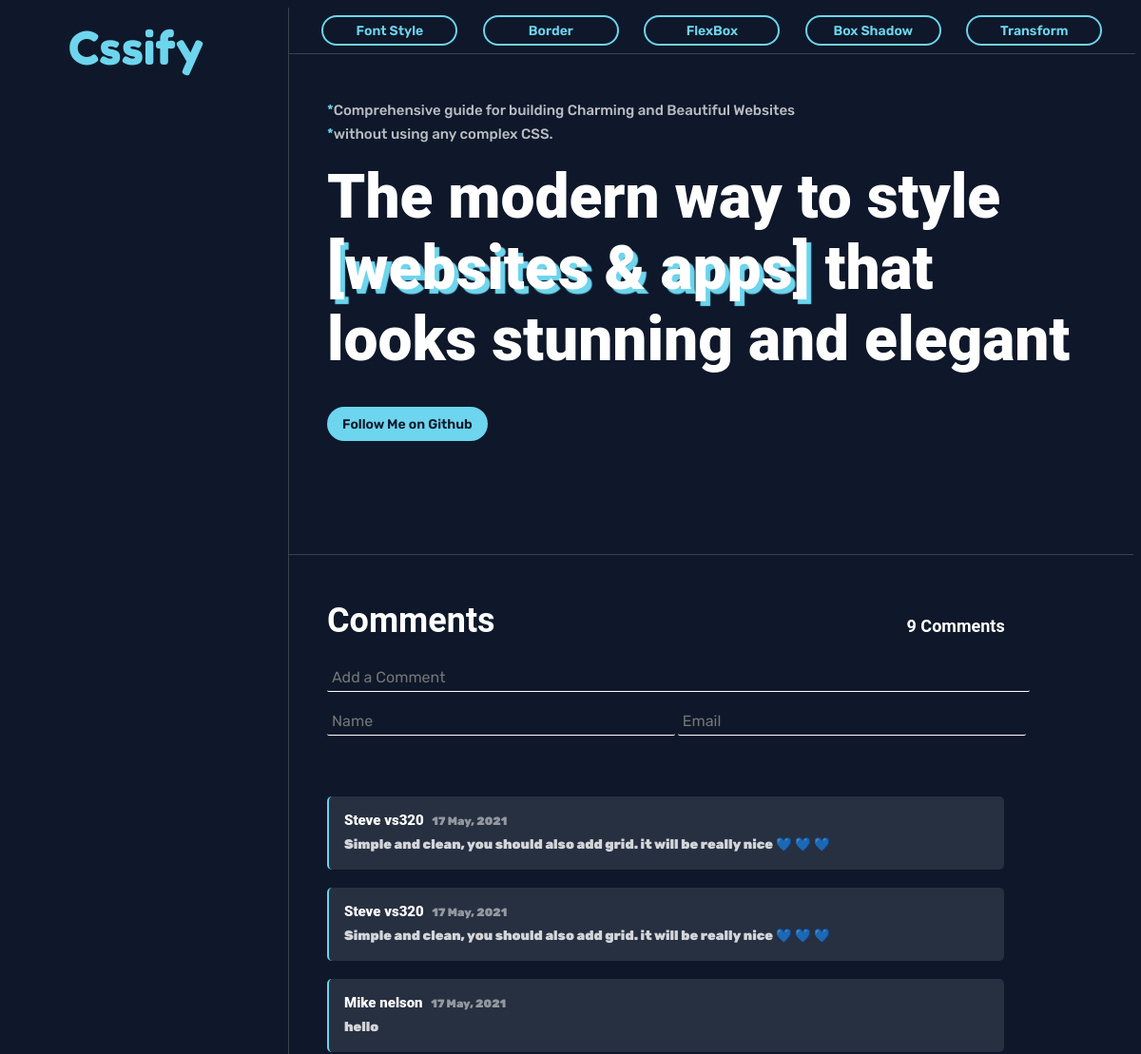
Before: / (upper part) with the older database file.
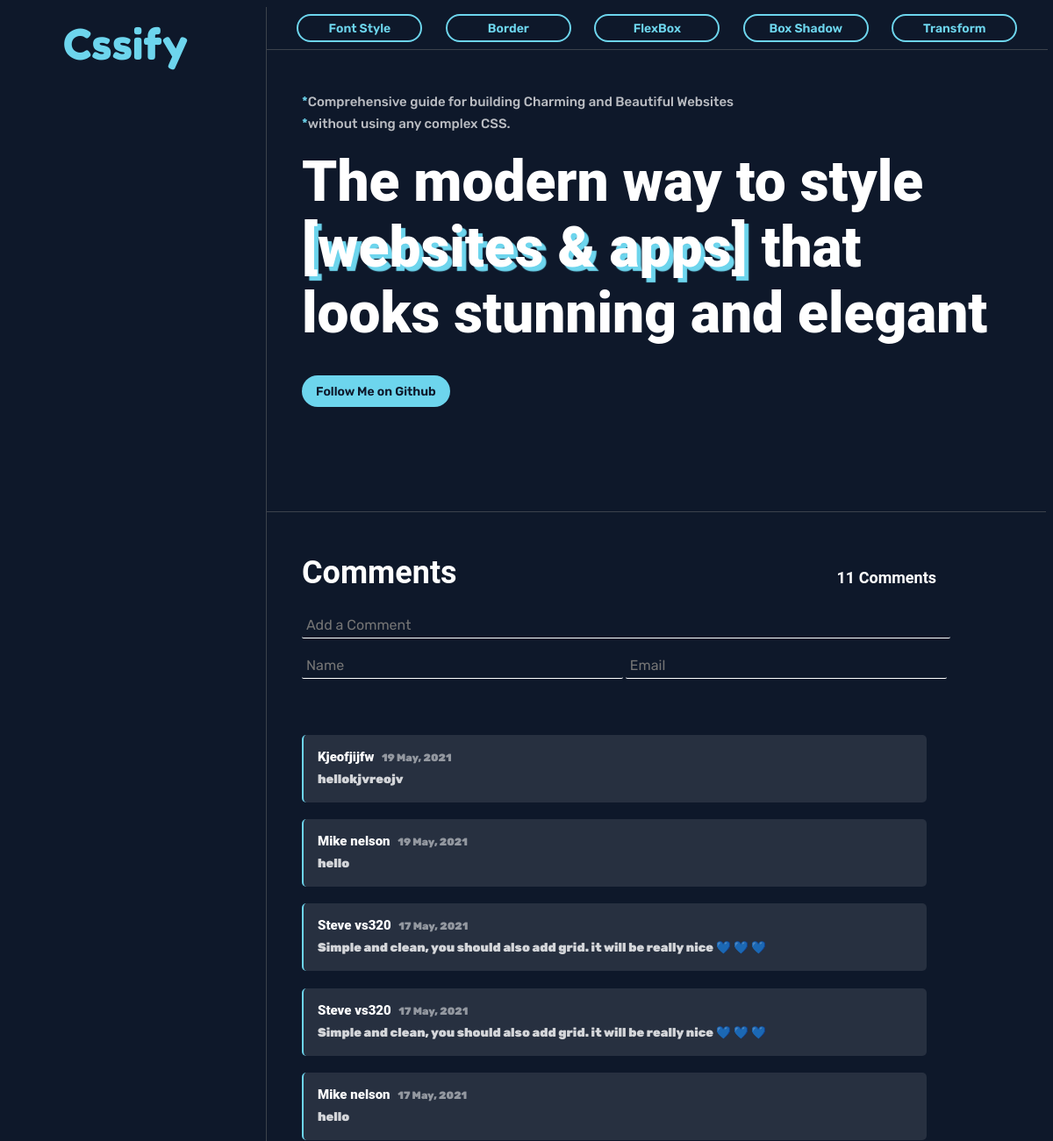
After: the same page with the newer database file.
### main/models.py (models this page shows)
class CommentSection(models.Model):
     name = models.CharField(max_length=126)
     email = models.EmailField(max_length=256)
     comment = models.CharField(max_length=1000)
     date_added = models.DateTimeField(auto_now_add=True, null=True)

### main/views.py (the view)
# urls.py: path('', views.HomeView, name='Home'),
def HomeView(request):
     return ViewGenerator(request, 'home.html')

### main/forms.py
class Comment_Section(forms.ModelForm):
     class Meta:
          model = CommentSection
          fields = ['name', 'email', 'comment']
          widgets = {
               'name': forms.TextInput(attrs={'class': 'comment-sec', 'placeholder': 'Name'}),
               'email': forms.TextInput(attrs={'class': 'comment-sec', 'placeholder': 'Email'}),
               'comment': forms.TextInput(attrs={'class': 'comment-sec', 'id':'body','placeholder': 'Add a Comment'})
          }

### main/utils.py (called while the page is built)
def Commments(request):
     form = Comment_Section(request.POST or None)
     if form.is_valid() :
          name = form.cleaned_data['name'].capitalize()
          CommentSection.objects.create(name=name, email=form.cleaned_data['email'],comment=form.cleaned_data['comment'])
          form = Comment_Section()
     comments = CommentSection.objects.all().order_by('-date_added')[:15]
     count= CommentSection.objects.all().count()
     return {'count':count,'comments':comments,'form':form}

def ViewGenerator(request, file):
     comment_section = Commments(request)
     return render(request, file, comment_section)

### templates/home.html (shortened to what this page needs)
{% extends 'Acessories/base.html' %}
{% block content %}
<div id='intro' style="margin-top: 6rem;">Comprehensive guide for building Charming and Beautiful Websites </div>
<div id='intro'>without using any complex CSS.</div>
<h1 id="heading">The modern way to style <br> <span id="glow">[websites & apps] </span> that <br>looks stunning and elegant</h1>
<a href="https://github.com/dark-glich" target="_blank" id='button'> Follow Me on Github </a>
{% endblock %}

### templates/Acessories/coment-section.html (shortened to what this page needs)
<div class="main-section">
     <div id="margin"></div>
     <h1 id="title">Comments <span style="font-size: 50%; margin-left: 50%;" >{{count}} Comments</span></h1>
     <form class="comment-container" method="POST">{%csrf_token%}
          {{form.comment}}
          {{form.name}}
          {{form.email}}
     </form>
     <div class='comment-container'>
          {%for comment in comments%}
          <div class="comment">
               <div>
                    <span id="name">{{comment.name}}</span>
                    <span id="date">{{comment.date_added|date:"d M, Y"}}</span>
                    <div id="body">{{comment.comment}}</div>
               </div>
          </div>
          {% endfor %}
     </div>
</div>

Changed rows visible on the page:
added CommentSection: name "Kjeofjijfw", date_added "19 May, 2021", comment "hellokjvreojv"
added CommentSection: name "Mike nelson", date_added "19 May, 2021", comment "hello"
Other visible differences:
{{ count }}: "9" → "11"
